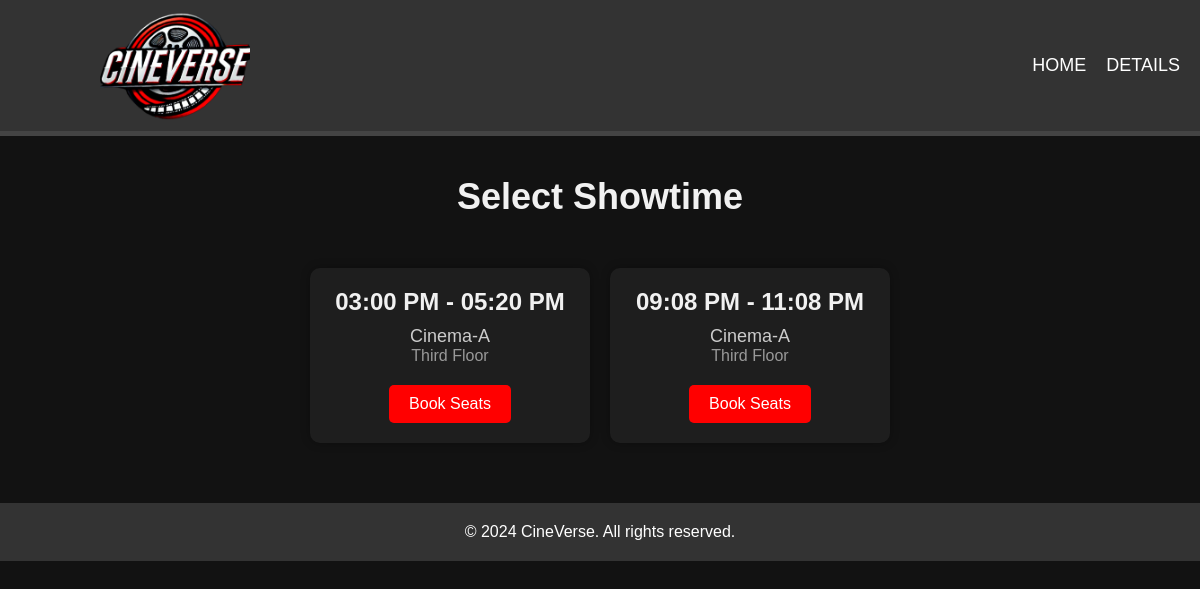
The page /booknow.php?movie_id=1 on the database its author committed.
### tables this page shows
CREATE TABLE `showtime` (
  `showtime_id` int(11) NOT NULL,
  `theater_id` int(11) NOT NULL,
  `movie_id` int(11) NOT NULL,
  `show_date` date NOT NULL,
  `start_time` time NOT NULL,
  `end_time` time NOT NULL,
  `is_deleted` tinyint(1) DEFAULT 0
);

CREATE TABLE `theater` (
  `theater_id` int(11) NOT NULL,
  `name` varchar(100) NOT NULL,
  `location` varchar(200) DEFAULT NULL,
  `capacity` int(11) DEFAULT NULL
);

### booknow.php (the view, shortened to what this page needs)
<?php
$servername = "localhost";
$username = "root";
$password = "";
$dbname = "cineverse";
$conn = new mysqli($servername, $username, $password, $dbname);
$movie_id = isset($_GET['movie_id']) ? $_GET['movie_id'] : 0;
if ($movie_id) {
    $sql = "SELECT s.showtime_id, s.start_time, s.end_time, t.name, t.location
            FROM showtime s
            JOIN theater t ON s.theater_id = t.theater_id
            WHERE s.movie_id = $movie_id AND s.is_deleted=FALSE
            ORDER BY s.start_time";
    $result = $conn->query($sql);
} else {
    echo "Invalid movie ID.";
    exit;
}
?>
<!DOCTYPE html>
<html lang="en">
<head>
    <link rel="stylesheet" href="assets/css/booknow.css">
</head>
<body>
    <header>
        <div class="logo">
        <img src="assets/images/logo4.png" alt="logo" class="logo-image" />
        </div>
        <nav>
            <ul>
                <li><a href="index.php">HOME</a></li>
                <li><a href="details.php?movie_id=<?php echo $movie_id; ?>">DETAILS</a></li>
            </ul>
        </nav>
    </header>
    <div class="book-now-container">
        <h1>Select Showtime</h1>
        <div class="showtime-cards">
            <?php
            if ($result->num_rows > 0) {
                while($row = $result->fetch_assoc()) {
                    echo '<div class="showtime-card">
                            <div class="showtime-header">
                                <span class="showtime-time">' . date('h:i A', strtotime($row["start_time"])) . ' - ' . date('h:i A', strtotime($row["end_time"])) . '</span>
                            </div>
                            <div class="showtime-body">
                                <p class="theater-name">' . $row["name"] . '</p>
                                <p class="location">' . $row["location"] . '</p>
                            </div>
                            <div class="showtime-footer">
                                <button class="book-seats-btn" onclick="window.location.href=\'bookseat.php?showtime_id=' . $row["showtime_id"] . '\'">Book Seats</button>
                            </div>
                        </div>';
                }
            } else {
                echo "No showtimes available for this movie.";
            }
            ?>
        </div>
    </div>
    <footer>
        <p>&copy; 2024 CineVerse. All rights reserved.</p>
    </footer>
</body>
</html>

### assets/css/booknow.css (style rules this page uses)
* { margin: 0; padding: 0; box-sizing: border-box; }
body { font-family: 'Arial', sans-serif; background-color: #121212; color: #f1f1f1; }
header { background-color: #333; color: white; padding: 10px 20px; display: flex; justify-content: space-between; align-items: center; border-bottom: 5px solid #444; }
.logo { display: flex; align-items: center; width: 50%; }
.logo img { max-width: 100%; height: auto; }
.logo-image { width: 150px; height: auto; margin-left: 80px; }
header nav ul { list-style: none; padding: 0; margin: 0; display: flex; }
header nav ul li { margin-left: 20px; }
header nav ul li a { color: white; text-decoration: none; font-size: 18px; }
.book-now-container { text-align: center; padding: 40px 20px; }
.book-now-container h1 { font-size: 36px; margin-bottom: 30px; color: #f1f1f1; }
.showtime-cards { display: flex; flex-wrap: wrap; justify-content: center; gap: 20px; padding: 20px; }
.showtime-card { background-color: #1e1e1e; width: 280px; padding: 20px; border-radius: 10px; box-shadow: 0 0 10px rgba(0, 0, 0, 0.3); color: #f1f1f1; text-align: center; transition: transform 0.3s ease; }
.showtime-header { font-size: 24px; font-weight: bold; margin-bottom: 10px; }
.showtime-time { color: #f1f1f1; font-size: 24px; font-weight: bold; }
.showtime-body { margin-bottom: 20px; }
.theater-name { font-size: 18px; color: #ccc; }
.location { font-size: 16px; color: #999; }
.showtime-footer { text-align: center; }
.book-seats-btn { background-color: #f00; color: white; border: none; padding: 10px 20px; font-size: 16px; cursor: pointer; border-radius: 5px; transition: background-color 0.3s; }
footer { text-align: center; padding: 20px; background-color: #333; color: white; }

### rows shown on the page
showtime: start_time "03:00 PM", end_time "05:20 PM", theater.name "Cinema-A", theater.location "Third Floor"
showtime: start_time "09:08 PM", end_time "11:08 PM", theater.name "Cinema-A", theater.location "Third Floor"
